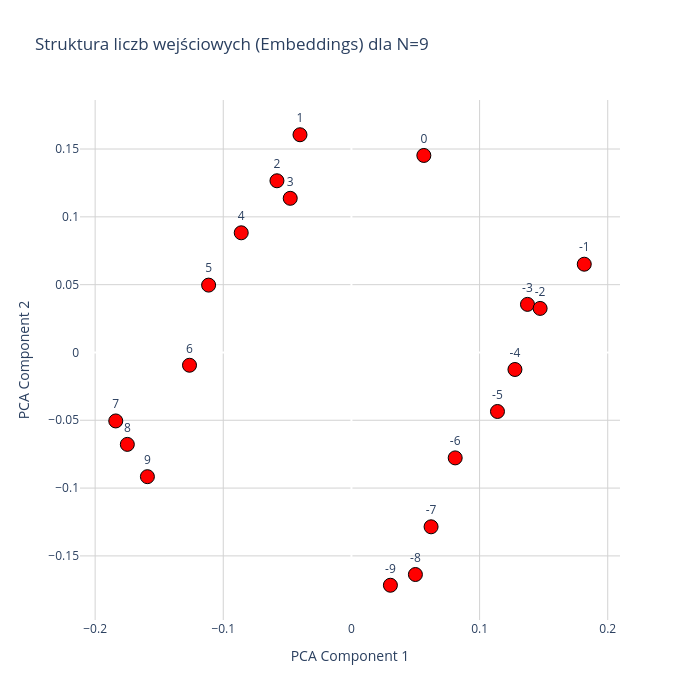

Source (notebook cell):
### Code cell
model, N = GetModelFromConfig("")

model_path = r"checkpoint_epoch_6000.pt"

checkpoint = torch.load(model_path, map_location="cpu")

model_weights = checkpoint["model_state_dict"]
model.load_state_dict(model_weights)

plot_input_only_plotly(model, N=N)

### Figure 1 — Plotly figure (JSON) as saved in the notebook; plotly's stock layout.template omitted (floating-point values rounded to 4 significant figures)
{"data": [{"hoverinfo": "text", "hovertext": ["Wartość wejściowa: -9<br>Index w embed: 153", "Wartość wejściowa: -8<br>Index w embed: 154", "Wartość wejściowa: -7<br>Index w embed: 155", "Wartość wejściowa: -6<br>Index w embed: 156", "Wartość wejściowa: -5<br>Index w embed: 157", "Wartość wejściowa: -4<br>Index w embed: 158", "Wartość wejściowa: -3<br>Index w embed: 159", "Wartość wejściowa: -2<br>Index w embed: 160", "Wartość wejściowa: -1<br>Index w embed: 161", "Wartość wejściowa: 0<br>Index w embed: 162", "Wartość wejściowa: 1<br>Index w embed: 163", "Wartość wejściowa: 2<br>Index w embed: 164", "Wartość wejściowa: 3<br>Index w embed: 165", "Wartość wejściowa: 4<br>Index w embed: 166", "Wartość wejściowa: 5<br>Index w embed: 167", "Wartość wejściowa: 6<br>Index w embed: 168", "Wartość wejściowa: 7<br>Index w embed: 169", "Wartość wejściowa: 8<br>Index w embed: 170", "Wartość wejściowa: 9<br>Index w embed: 171"], "marker": {"color": "red", "line": {"color": "black", "width": 1}, "size": 14}, "mode": "markers+text", "text": ["-9", "-8", "-7", "-6", "-5", "-4", "-3", "-2", "-1", "0", "1", "2", "3", "4", "5", "6", "7", "8", "9"], "textposition": "top center", "type": "scatter", "x": [0.03041, 0.04994, 0.06215, 0.08097, 0.114, 0.1276, 0.1374, 0.1472, 0.1817, 0.05651, -0.04014, -0.05812, -0.04776, -0.08601, -0.1115, -0.1264, -0.1839, -0.1749, -0.1592], "y": [-0.1716, -0.1637, -0.1286, -0.07773, -0.04352, -0.01255, 0.03546, 0.03249, 0.06507, 0.1453, 0.1605, 0.1266, 0.1137, 0.08824, 0.04967, -0.009427, -0.05049, -0.06777, -0.09158]}], "layout": {"height": 700, "plot_bgcolor": "white", "title": {"text": "Struktura liczb wejściowych (Embeddings) dla N=9"}, "width": 700, "xaxis": {"gridcolor": "lightgray", "showgrid": true, "title": {"text": "PCA Component 1"}}, "yaxis": {"gridcolor": "lightgray", "showgrid": true, "title": {"text": "PCA Component 2"}}}}
